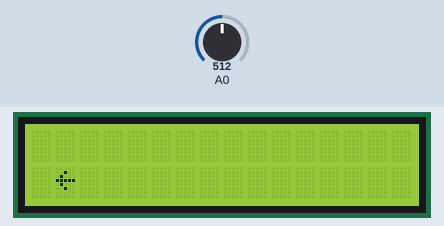
Recording of a sketch running on a simulated Arduino Uno, built with avr-gcc and run on an emulated ATmega328P. Parts: 16×2 character LCD. The test bench sets the inputs (shaded band); at power-on: A0 = 512. What the sketch prints to the serial monitor is not drawn.

Above: at 2.2 s.
2.3 s: A0 set to 992
3.8 s: A0 set to 1011
At 5.0 s:
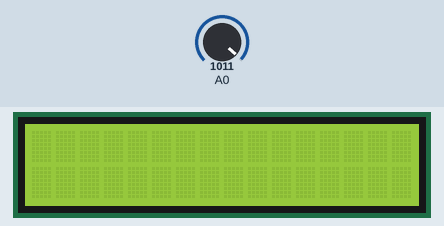
5.3 s: A0 set to 990
At 6.1 s:
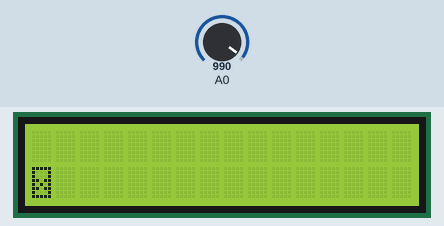
6.8 s: A0 set to 1010
At 7.3 s:
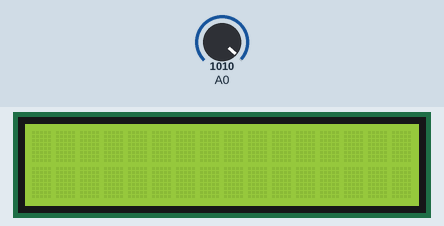
8.3 s: A0 set to 390
At 9.5 s:
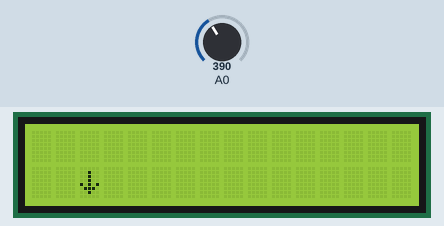
9.8 s: A0 set to 1023
At 10.8 s:
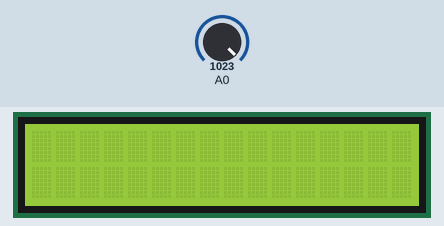
Timing chart, 0 to 12.3 s (numbered marks = the images above; inputs shaded):
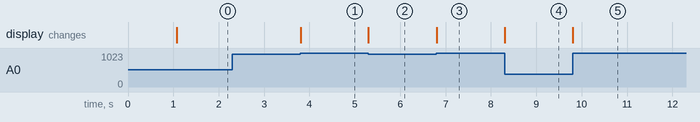

The sketch:

arduinoBox.ino
```cpp
// #define LCDKEYPAD_DISABLE_TIMER
#include "LCDKeypad.hpp"

LCDKeypad lcd(8, 9, 4, 5, 6, 7, 0);

byte upArrow[] = {
  B00000,
  B00100,
  B01110,
  B10101,
  B00100,
  B00100,
  B00100,
  B00000
};

byte downArrow[] = {
  B00000,
  B00100,
  B00100,
  B00100,
  B10101,
  B01110,
  B00100,
  B00000
};

byte notSelected[] = {
  B11111,
  B10001,
  B10001,
  B10001,
  B10001,
  B10001,
  B10001,
  B11111
};

byte selected[] = {
  B11111,
  B10001,
  B10001,
  B11011,
  B10101,
  B11011,
  B10001,
  B11111
};

void onSelectPress(void* arg)
{
    lcd.setCursor(0,1);
    lcd.write(0x04);
}

void onUpPress(void* arg)
{
    lcd.setCursor(2,0);
    lcd.write(0x01);
}

void onDownPress(void* arg)
{
    lcd.setCursor(2,1);
    lcd.write(0x02);
}

void onLeftPress(void* arg)
{
    lcd.setCursor(1,1);
    lcd.write(0x7f);
}

void onRightPress(void* arg)
{
    lcd.setCursor(3,1);
    lcd.write(0x7e);
}

void onRelease(void *arg)
{
    lcd.clear();
}

void setup()
{
    // put your setup code here, to run once:
    Serial.begin(115200);
    lcd.begin(16, 2);
    lcd.createChar(0x01, upArrow);
    lcd.createChar(0x02, downArrow);
    lcd.createChar(0x03, notSelected);
    lcd.createChar(0x04, selected);
    lcd.clear();
    Serial.println("ARDUINO BOX");
    lcd.print("ARDUINO BOX");
    delay(1000);
    lcd.clear();

    lcd.setButtonCallbacks(LCDKeypad::BUTTON_SELECT, onSelectPress, NULL, onRelease, NULL);
    lcd.setButtonCallbacks(LCDKeypad::BUTTON_UP, onUpPress, NULL, onRelease, NULL);
    lcd.setButtonCallbacks(LCDKeypad::BUTTON_DOWN, onDownPress, NULL, onRelease, NULL);
    lcd.setButtonCallbacks(LCDKeypad::BUTTON_LEFT, onLeftPress, NULL, onRelease, NULL);
    lcd.setButtonCallbacks(LCDKeypad::BUTTON_RIGHT, onRightPress, NULL, onRelease, NULL);

    lcd.startButtonListener();
}

void loop()
{
    // buttonUpdater(&lcd);
}
```

LCDKeypad.hpp
```cpp
#ifndef LCDKEYPAD_HPP
#define LCDKEYPAD_HPP

#include <LiquidCrystal.h>

#ifndef LCDKEYPAD_DISABLE_TIMER

#ifndef LCDKEYPAD_TIMER
#define LCDKEYPAD_TIMER 1
#endif

#if LCDKEYPAD_TIMER == 1
#define USE_TIMER_1 true
#define DEFAULT_TIMER ITimer1
#elif LCDKEYPAD_TIMER == 2
#define USE_TIMER_2 true
#define DEFAULT_TIMER ITimer2
#elif LCDKEYPAD_TIMER == 3
#define USE_TIMER_3 true
#define DEFAULT_TIMER ITimer3
#elif LCDKEYPAD_TIMER == 4
#define USE_TIMER_4 true
#define DEFAULT_TIMER ITimer4
#elif LCDKEYPAD_TIMER == 5
#define USE_TIMER_5 true
#define DEFAULT_TIMER ITimer5
#else
#error "invalid LCDKEYPAD_TIMER value. must be [1,2,3,4,5]"
#endif
#include <TimerInterrupt.h>

#endif

class LCDKeypad;
void buttonUpdater(LCDKeypad *lcd);

class LCDKeypad : public LiquidCrystal
{
public:
    enum buttons
    {
        BUTTON_SELECT,
        BUTTON_LEFT,
        BUTTON_UP,
        BUTTON_DOWN,
        BUTTON_RIGHT,
        BUTTON_NONE
    };

private:
    uint8_t buttonInPin;
#ifndef LCDKEYPAD_DISABLE_TIMER
    TimerInterrupt *timer;
#endif

    struct button
    {
        void *onPressArg;
        void *onReleaseArg;
        void (*onPress)(void *);
        void (*onRelease)(void *);
    };

    struct button buttons[5];
    enum buttons pressedButton;

    friend void buttonUpdater(LCDKeypad *lcd);

public:
#ifndef LCDKEYPAD_DISABLE_TIMER
    LCDKeypad(uint8_t rs, uint8_t enable,
              uint8_t d0, uint8_t d1, uint8_t d2, uint8_t d3, uint8_t analogIn = 0,
              TimerInterrupt *timer = &DEFAULT_TIMER)
#else
    LCDKeypad(uint8_t rs, uint8_t enable,
              uint8_t d0, uint8_t d1, uint8_t d2, uint8_t d3, uint8_t analogIn = 0)
#endif
        : LiquidCrystal(rs, enable, d0, d1, d2, d3), buttonInPin(analogIn), pressedButton(BUTTON_NONE)
#ifndef LCDKEYPAD_DISABLE_TIMER
          ,
          timer(timer)
    {
        timer->init();
        timer->attachInterruptInterval(1, buttonUpdater, this);
        timer->disableTimer();
    }
#else
    {
    }
#endif

    void setButtonCallbacks(enum buttons button, void (*onPressCb)(void *), void *onPressArg, void (*onReleaseCb)(void *), void *onReleaseArg)
    {
        buttons[button].onPress = onPressCb;
        buttons[button].onPressArg = onPressArg;
        buttons[button].onRelease = onReleaseCb;
        buttons[button].onReleaseArg = onReleaseArg;
    }
#ifndef LCDKEYPAD_DISABLE_TIMER
    void startButtonListener() { timer->enableTimer(); }
    void stopButtonListener() { timer->disableTimer(); }
#endif
};

void buttonUpdater(LCDKeypad *lcd)
{
    const enum LCDKeypad::buttons pressedButtonCache = lcd->pressedButton;
    const uint16_t buttonValue = analogRead(lcd->buttonInPin);
    if (lcd->pressedButton != LCDKeypad::BUTTON_NONE)
    {
        if (buttonValue > 1000)
        {
            if (lcd->buttons[lcd->pressedButton].onRelease)
                lcd->buttons[lcd->pressedButton].onRelease(lcd->buttons[lcd->pressedButton].onReleaseArg);
            lcd->pressedButton = LCDKeypad::BUTTON_NONE;
        }
    }
    else
    {
        if (buttonValue > 1000)
            return;
        else if (buttonValue > 700)
            lcd->pressedButton = LCDKeypad::BUTTON_SELECT;
        else if (buttonValue > 400)
            lcd->pressedButton = LCDKeypad::BUTTON_LEFT;
        else if (buttonValue > 300)
            lcd->pressedButton = LCDKeypad::BUTTON_DOWN;
        else if (buttonValue > 100)
            lcd->pressedButton = LCDKeypad::BUTTON_UP;
        else
            lcd->pressedButton = LCDKeypad::BUTTON_RIGHT;

        if (lcd->pressedButton != LCDKeypad::BUTTON_NONE && lcd->buttons[lcd->pressedButton].onPress)
            lcd->buttons[lcd->pressedButton].onPress(lcd->buttons[lcd->pressedButton].onPressArg);
    }
}

#endif
```

Measured:
- the behaviour switches between 1000 and 1001 on A0 (found by bisection; images 0 and 1)
- after the input at 2.3 s, every drawn part: stays the same
- after the input at 3.8 s, the display: changes at once (image 1)
- after the input at 5.3 s, the display: changes at once (image 2)
- after the input at 6.8 s, the display: changes at once (image 3)
- after the input at 8.3 s, the display: changes at once (image 4)
- after the input at 9.8 s, the display: changes at once (image 5)
